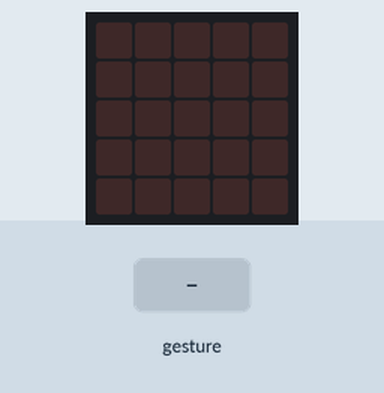
Recording of a program running on a simulated BBC micro:bit (MakeCode). On the bench: the board's 5×5 LED display. The inputs (shaded band) are chosen by the test bench. Random numbers come from a fixed seed; a tilt is held for 1.5 s and a shake lasts 1 s, then the board lies face up again.

Above: at 1.2 s.
1.3 s: gesture 'shake'
At 2.5 s:
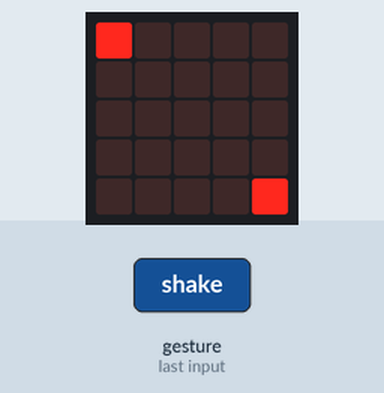
3.0 s: gesture 'shake'
At 3.8 s:
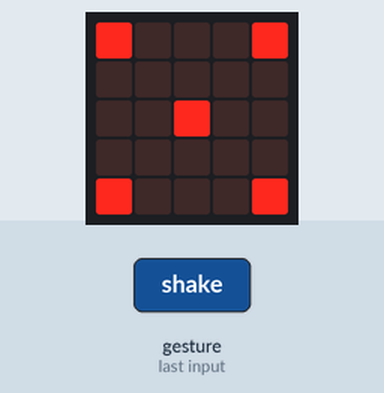
4.7 s: gesture 'shake'
At 6.1 s:
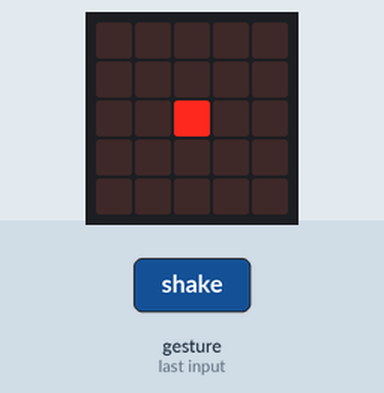
6.4 s: gesture 'shake'
At 7.6 s:
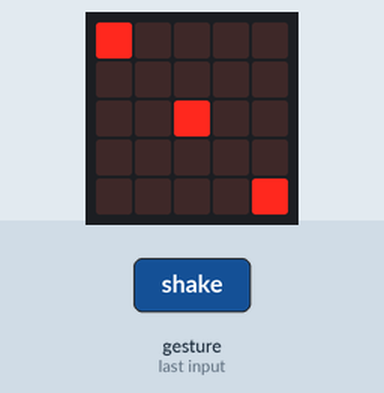
Timing chart, 0 to 9.1 s (numbered marks = the images above; inputs shaded):
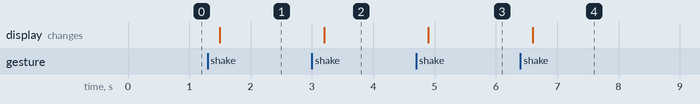

The program:

main.ts
```typescript
let NUMEROS_DADO = 0
input.onGesture(Gesture.Shake, function () {
    NUMEROS_DADO = randint(1, 6)
    if (NUMEROS_DADO == 1) {
        basic.showLeds(`
            . . . . .
            . . . . .
            . . # . .
            . . . . .
            . . . . .
            `)
    } else if (NUMEROS_DADO == 2) {
        basic.showLeds(`
            # . . . .
            . . . . .
            . . . . .
            . . . . .
            . . . . #
            `)
    } else if (NUMEROS_DADO == 3) {
        basic.showLeds(`
            # . . . .
            . . . . .
            . . # . .
            . . . . .
            . . . . #
            `)
    } else if (NUMEROS_DADO == 4) {
        basic.showLeds(`
            # . . . #
            . . . . .
            . . . . .
            . . . . .
            # . . . #
            `)
    } else if (NUMEROS_DADO == 5) {
        basic.showLeds(`
            # . . . #
            . . . . .
            . . # . .
            . . . . .
            # . . . #
            `)
    } else if (NUMEROS_DADO == 6) {
        basic.showLeds(`
            # . . . #
            . . . . .
            # . . . #
            . . . . .
            # . . . #
            `)
    }
})
```

test.ts
```typescript
// aquí va el archivo "tests"; esto no se compilará cuando este paquete se utilice como una extensión.
```

Measured:
- after the input at 1.3 s, the display: changes after 0.20 s (image 1)
- after the input at 3.0 s, the display: changes after 0.20 s (image 2)
- after the input at 4.7 s, the display: changes after 0.20 s (image 3)
- after the input at 6.4 s, the display: changes after 0.20 s (image 4)
